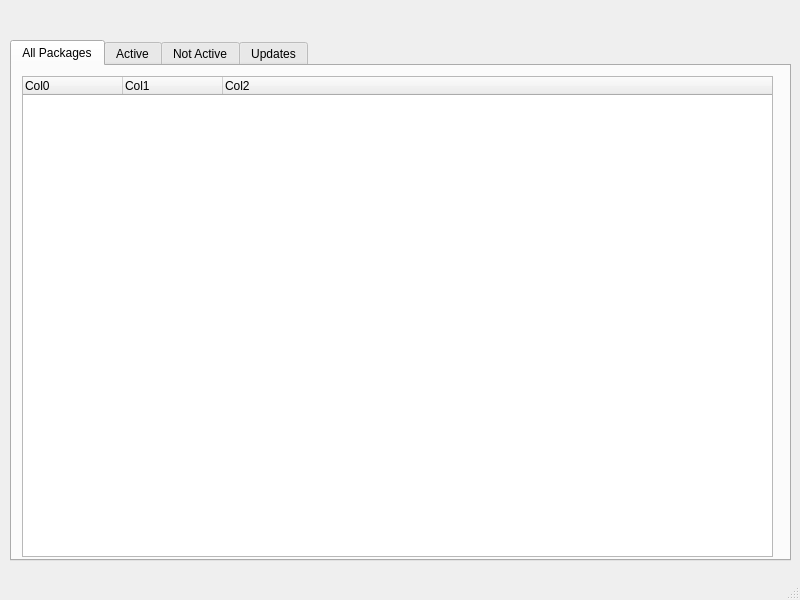
<?xml version="1.0" encoding="UTF-8"?>
<ui version="4.0">
 <class>QYolk</class>
 <widget class="QMainWindow" name="QYolk">
  <property name="geometry">
   <rect>
    <x>0</x>
    <y>0</y>
    <width>800</width>
    <height>600</height>
   </rect>
  </property>
  <property name="windowTitle">
   <string>MainWindow</string>
  </property>
  <widget class="QWidget" name="centralwidget">
   <widget class="QTabWidget" name="pkgTabs">
    <property name="geometry">
     <rect>
      <x>10</x>
      <y>40</y>
      <width>781</width>
      <height>521</height>
     </rect>
    </property>
    <property name="currentIndex">
     <number>0</number>
    </property>
    <widget class="QWidget" name="tab">
     <attribute name="title">
      <string>All Packages</string>
     </attribute>
     <widget class="QTreeWidget" name="allList">
      <property name="geometry">
       <rect>
        <x>10</x>
        <y>10</y>
        <width>751</width>
        <height>481</height>
       </rect>
      </property>
      <column>
       <property name="text">
        <string>Col0</string>
       </property>
      </column>
      <column>
       <property name="text">
        <string>Col1</string>
       </property>
      </column>
      <column>
       <property name="text">
        <string>Col2</string>
       </property>
      </column>
     </widget>
    </widget>
    <widget class="QWidget" name="tab_2">
     <attribute name="title">
      <string>Active</string>
     </attribute>
     <widget class="QTreeWidget" name="activeList">
      <property name="geometry">
       <rect>
        <x>10</x>
        <y>10</y>
        <width>751</width>
        <height>481</height>
       </rect>
      </property>
      <column>
       <property name="text">
        <string>Col0</string>
       </property>
      </column>
      <column>
       <property name="text">
        <string>Col1</string>
       </property>
      </column>
      <column>
       <property name="text">
        <string>Col2</string>
       </property>
      </column>
     </widget>
    </widget>
    <widget class="QWidget" name="tab_3">
     <attribute name="title">
      <string>Not Active</string>
     </attribute>
     <widget class="QTreeWidget" name="notActiveList">
      <property name="geometry">
       <rect>
        <x>10</x>
        <y>10</y>
        <width>751</width>
        <height>481</height>
       </rect>
      </property>
      <column>
       <property name="text">
        <string>Col0</string>
       </property>
      </column>
      <column>
       <property name="text">
        <string>Col1</string>
       </property>
      </column>
      <column>
       <property name="text">
        <string>Col2</string>
       </property>
      </column>
     </widget>
    </widget>
    <widget class="QWidget" name="tab_4">
     <attribute name="title">
      <string>Updates</string>
     </attribute>
     <widget class="QTreeWidget" name="updatesList">
      <property name="geometry">
       <rect>
        <x>10</x>
        <y>10</y>
        <width>751</width>
        <height>481</height>
       </rect>
      </property>
      <column>
       <property name="text">
        <string>Col0</string>
       </property>
      </column>
      <column>
       <property name="text">
        <string>Col1</string>
       </property>
      </column>
      <column>
       <property name="text">
        <string>Col2</string>
       </property>
      </column>
     </widget>
    </widget>
   </widget>
   <widget class="QLabel" name="infoLabel">
    <property name="geometry">
     <rect>
      <x>40</x>
      <y>10</y>
      <width>541</width>
      <height>16</height>
     </rect>
    </property>
    <property name="text">
     <string/>
    </property>
   </widget>
  </widget>
  <widget class="QMenuBar" name="menubar">
   <property name="geometry">
    <rect>
     <x>0</x>
     <y>0</y>
     <width>800</width>
     <height>19</height>
    </rect>
   </property>
  </widget>
  <widget class="QStatusBar" name="statusbar"/>
 </widget>
 <resources/>
 <connections/>
</ui>
